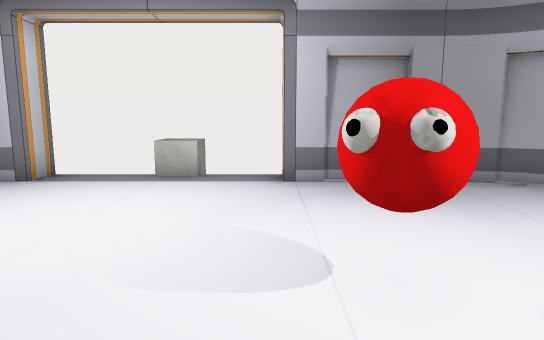
View 1 (above)

16 first-person views from a walk through a scene from a Unity 3-D project. The camera is 1.3 m above the floor, tilts 8° down and sees 75° across. The floor is counted in squares, 1 m on a side. Each view is taken from the middle of a square. On the plan, view 1 faces up. The plan holds only what a view shows up to about 15 squares ahead; the rest is blank. The place goes on beyond the plan. The player character is not drawn. Door leaves are left out, so doorways stand open. Some surface patterns are stand-ins.

View 2
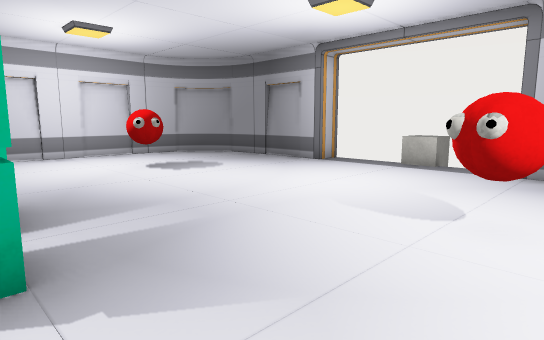

View 3
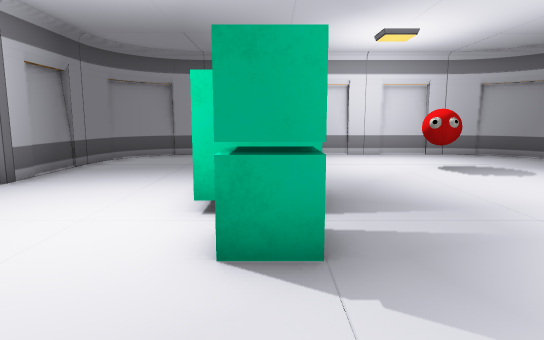

View 4
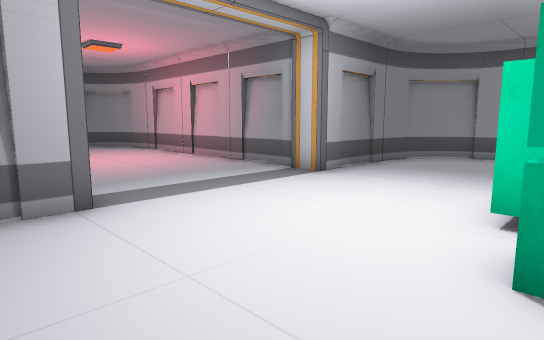

View 5
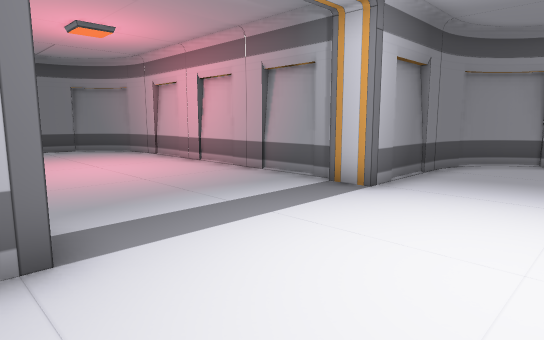

View 6
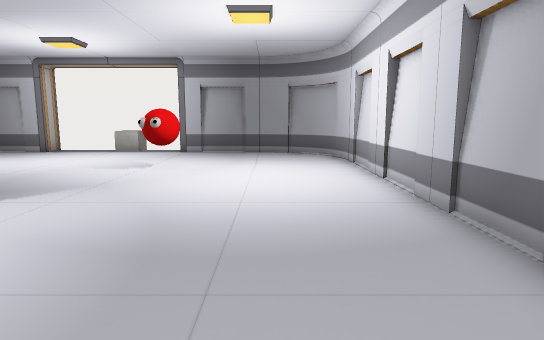

View 7
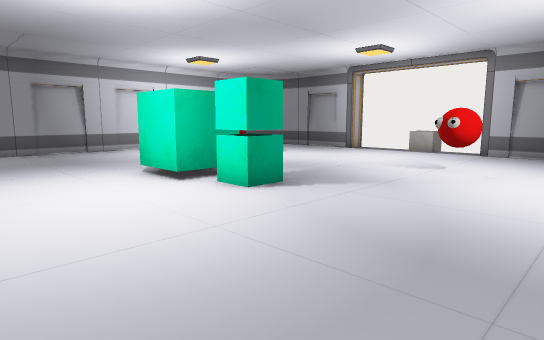

View 8
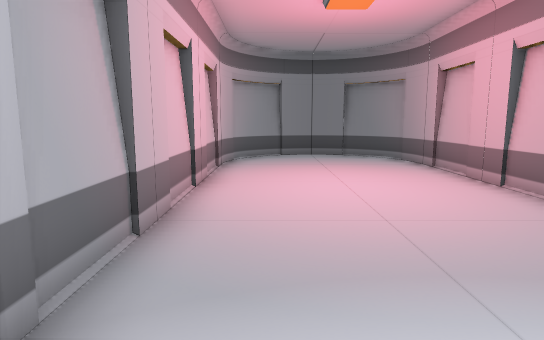

View 9
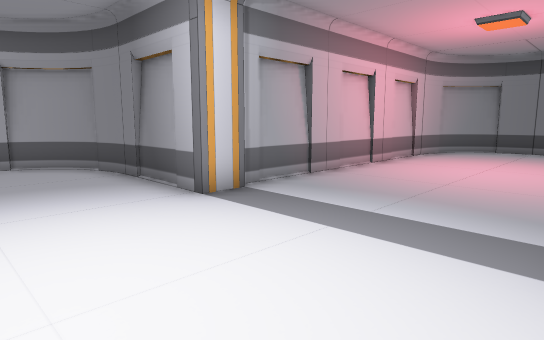

View 10
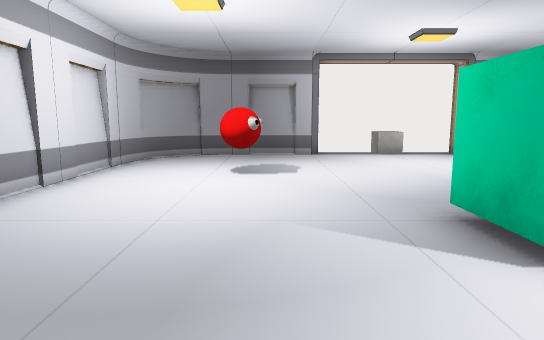

View 11
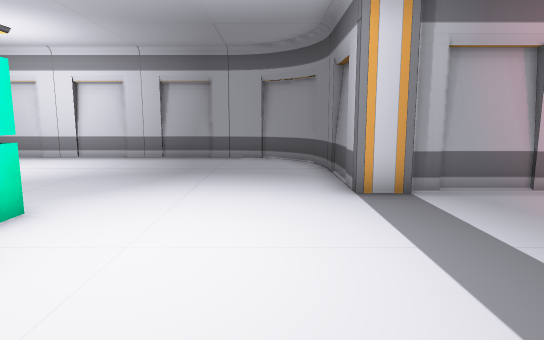

View 12
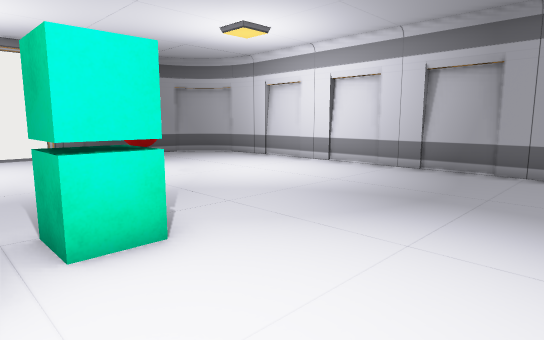

View 13
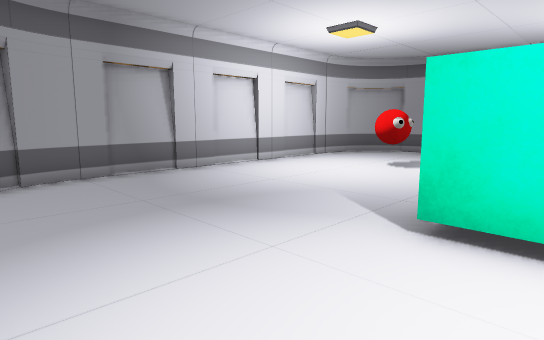

View 14
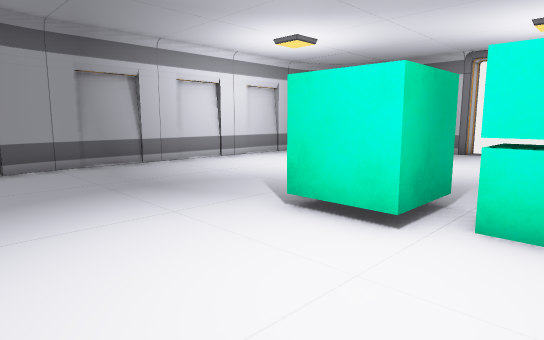

View 15
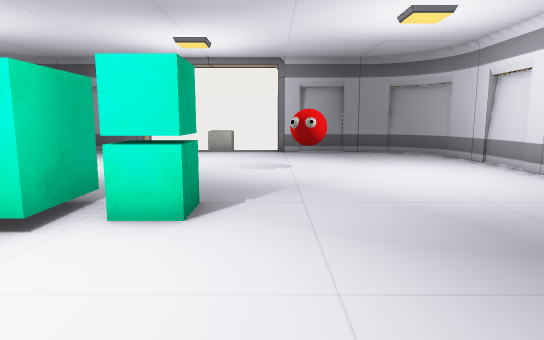

View 16
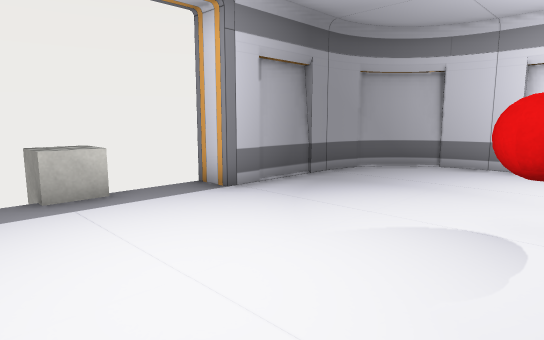

### Floor plan
Points are (right, up) in squares from view 1. A wall is a line through its corners. A room is listed if a view was taken in it or the views show most of it. See-through windows are left out.
Room 1 (views 1, 2, 3, 4, 5, 6, 7, 8, 9, 10, 11, 12, 13, 14, 15, 16)
walls: (-5.6, -8.6) (-5.6, -18); (0.2, -8.6) (0.2, -7.5) (4, -7.5) (4.7, -7.3); (-9, -7.5) (-5.2, -7.5) (-5.2, -8.5); (-9.7, -7.2) (-9.3, -7.4) (-8.8, -7.5); (3.8, -7.5) (4.3, -7.4); (-10.2, -7.1) (-9.7, -7.3); (-10.9, -6.5) (-10.5, -6.9); (-11.4, -5.2) (-11.2, -5.8); (-11.5, -4.9) (-11.4, -5.4); (-11.2, -6) (-10.8, -6.7) (-10.1, -7.2); (-11.4, -5.6) (-11.1, -6.1); (4.7, -7.4) (5.1, -7.1); (5.1, -7.2) (5.6, -6.8); (5.5, -6.9) (6, -6.4) (6.4, -5.6); (5.8, -6.5) (6.2, -6); (6.4, -5.3) (6.5, -4.8); (6.3, -5.7) (6.4, -5.2); (6.6, -5) (6.6, 5); (-5.2, 7.5) (-9, 7.5); (-6.1, 7.7) (-7.9, 7.7); (-11.6, 5) (-11.6, -5); (-11.4, 5.3) (-11.5, 4.8); (-11.2, 5.8) (-11.4, 5.2); (-8.9, 7.5) (-9.3, 7.4) (-9.7, 7.2); (2.9, 7.7) (1.1, 7.7); (-10.8, 6.5) (-11.1, 6.1); (6.5, 4.8) (6.4, 5.3); (-9.6, 7.4) (-10.1, 7.1); (-10.5, 6.9) (-11.1, 6.3) (-11.4, 5.7); (-10.1, 7.2) (-10.6, 6.9); (6.4, 5.2) (6.3, 5.7); (4.3, 7.4) (3.8, 7.5); (6.4, 5.6) (6, 6.3) (5.3, 7) (4.6, 7.4); (4.7, 7.3) (4, 7.5) (0.2, 7.5); (6.2, 6) (5.8, 6.5); (5.6, 6.8) (5.1, 7.2); (-5.5, -17.8) (-5.4, -18.3); (-5.4, -18.2) (-5.3, -18.7); (0.6, -18) (0.6, -8.5); (0.4, -18.3) (0.5, -17.8); (-5.4, -18.7) (-5, -19.4) (-4.5, -19.9); (0.2, -18.7) (0.4, -18.2); (-5.2, -19.1) (-4.8, -19.6) (-4.1, -20.1); (0.1, -19.1) (0.3, -18.7); (-4.2, -20.1) (-3.6, -20.4); (-3.7, -20.2) (-3.3, -20.4); (-1, -20.2) (-0.3, -19.7) (0.2, -19.1); (-3.4, -20.4) (-2.9, -20.5) (-2.4, -20.5); (-1.8, -20.4) (-1.3, -20.3); (-1.3, -20.4) (-0.7, -20) (-0.1, -19.5); (-2.6, -20.5) (-2.1, -20.5) (-1.7, -20.4)
ways out: open door at (-2.5, 8)
objects: other object (-8, 2) to (-7, 3); other object (-4, -3) to (-1, -2); other object (1, 2) to (1, 3)

Positions as (right, up) in squares from view 1, and headings:
1: (0, 0), facing up
2: (2, -2), facing up-left
3: (2, -2), facing left
4: (2, -2), facing down-left
5: (1, -4), facing down-left
6: (4, -7), facing up
7: (4, -7), facing up-left
8: (-1, -7), facing down
9: (-5, -4), facing down-right
10: (-7, -6), facing up
11: (-6, -6), facing right
12: (-3, -6), facing up-right
13: (-3, -7), facing up-left
14: (-1, -7), facing up-left
15: (0, -7), facing up
16: (-4, 2), facing up-right
